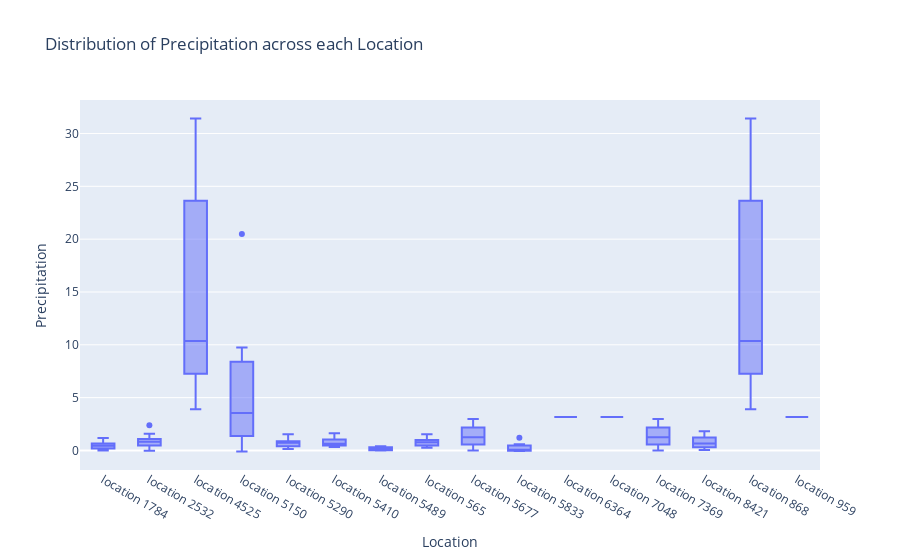

Notebook source saved alongside this figure:
### Markdown cell above
<div class="alert alert-info">
<h4><strong><i>Doesnt give much information, although shows Location 7048 has some outliers. Also a high distribution along with Location 6364</i></strong></h4>
</div>

### Code cell
fig = px.box(df_weather, y="precipitation", x="deidentified_location", title="Distribution of Precipitation across each Location")
fig.update_yaxes(title='Precipitation')
fig.update_xaxes(title='Location')
fig.show()

### Figure 1 — Plotly figure (JSON) as saved in the notebook; plotly's stock layout.template omitted (floating-point values rounded to 4 significant figures; data arrays with more than 128 entries replaced by an {"elided": "..."} marker saying what was removed)
{"data": [{"alignmentgroup": "True", "hovertemplate": "deidentified_location=%{x}<br>precipitation=%{y}<extra></extra>", "legendgroup": "", "marker": {"color": "#636efa"}, "name": "", "notched": false, "offsetgroup": "", "orientation": "v", "showlegend": false, "type": "box", "x": {"elided": "192 str values"}, "x0": " ", "xaxis": "x", "y": {"elided": "192 float values"}, "y0": " ", "yaxis": "y"}], "layout": {"boxmode": "group", "legend": {"tracegroupgap": 0}, "title": {"text": "Distribution of Precipitation across each Location"}, "xaxis": {"anchor": "y", "domain": [0, 1], "title": {"text": "Location"}}, "yaxis": {"anchor": "x", "domain": [0, 1], "title": {"text": "Precipitation"}}}}
